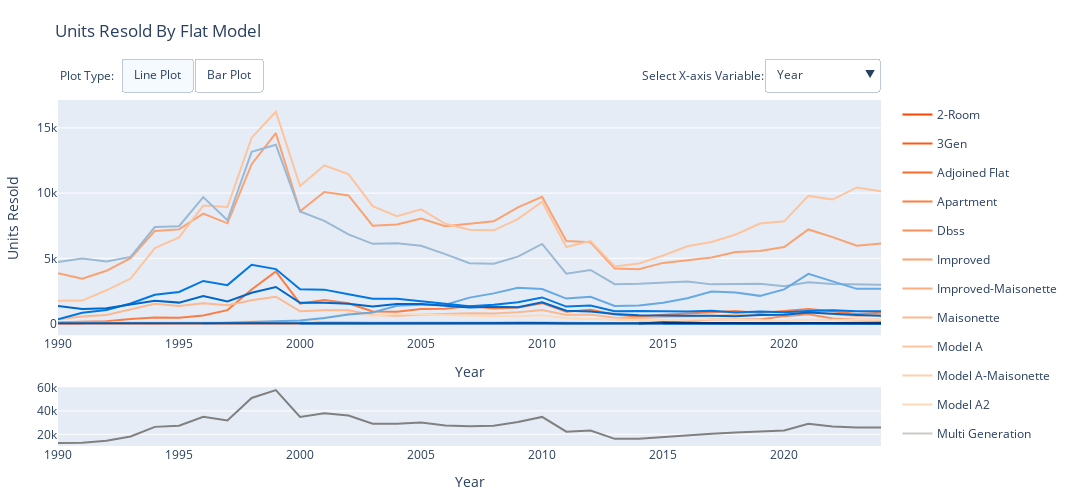

The code cell stored with this chart in its notebook:
### Code cell
catplots(df_p, x_vars, 'flat_model', 'Units Resold By Flat Model', 'count')
